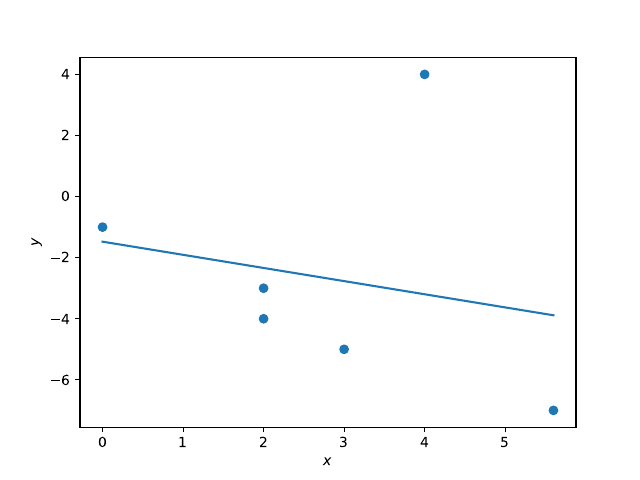

The script that saved this image:
import statistics as stat
import matplotlib.pyplot as plt

x = (0, 2, 2, 3, 4, 5.6)
y = (-1, -3, -4, -5, 4, -7)

slope, intercept = stat.linear_regression(x, y)

start_point, end_point = min(x), max(x)
image_start_point = slope * start_point + intercept
image_end_point = slope * end_point + intercept

plt.figure()
plt.scatter(x, y)
plt.plot((start_point, end_point), (image_start_point, image_end_point))
plt.xlabel("$x$")
plt.ylabel("$y$")
plt.savefig("main.pdf")
